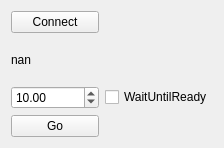
           <widget class="QWidget" name="page">
            <property name="geometry">
             <rect>
              <x>0</x>
              <y>0</y>
              <width>224</width>
              <height>148</height>
             </rect>
            </property>
            <attribute name="label">
             <string>RotPiezoStage</string>
            </attribute>
            <layout class="QGridLayout" name="gridLayout_8">
             <item row="0" column="0">
              <widget class="QPushButton" name="connect_rotPiezoStage">
               <property name="text">
                <string>Connect</string>
               </property>
               <property name="checkable">
                <bool>true</bool>
               </property>
              </widget>
             </item>
             <item row="2" column="0">
              <widget class="QDoubleSpinBox" name="rotPiezoStage_Step">
               <property name="minimum">
                <double>-360.000000000000000</double>
               </property>
               <property name="maximum">
                <double>360.000000000000000</double>
               </property>
               <property name="value">
                <double>10.000000000000000</double>
               </property>
              </widget>
             </item>
             <item row="1" column="0">
              <widget class="QLabel" name="rotPiezoStage_Angle">
               <property name="text">
                <string>nan</string>
               </property>
              </widget>
             </item>
             <item row="3" column="0">
              <widget class="QPushButton" name="rotPiezoStage_Go">
               <property name="text">
                <string>Go</string>
               </property>
              </widget>
             </item>
             <item row="2" column="1">
              <widget class="QCheckBox" name="rotPiezoStage_wait">
               <property name="text">
                <string>WaitUntilReady</string>
               </property>
              </widget>
             </item>
            </layout>
           </widget>
